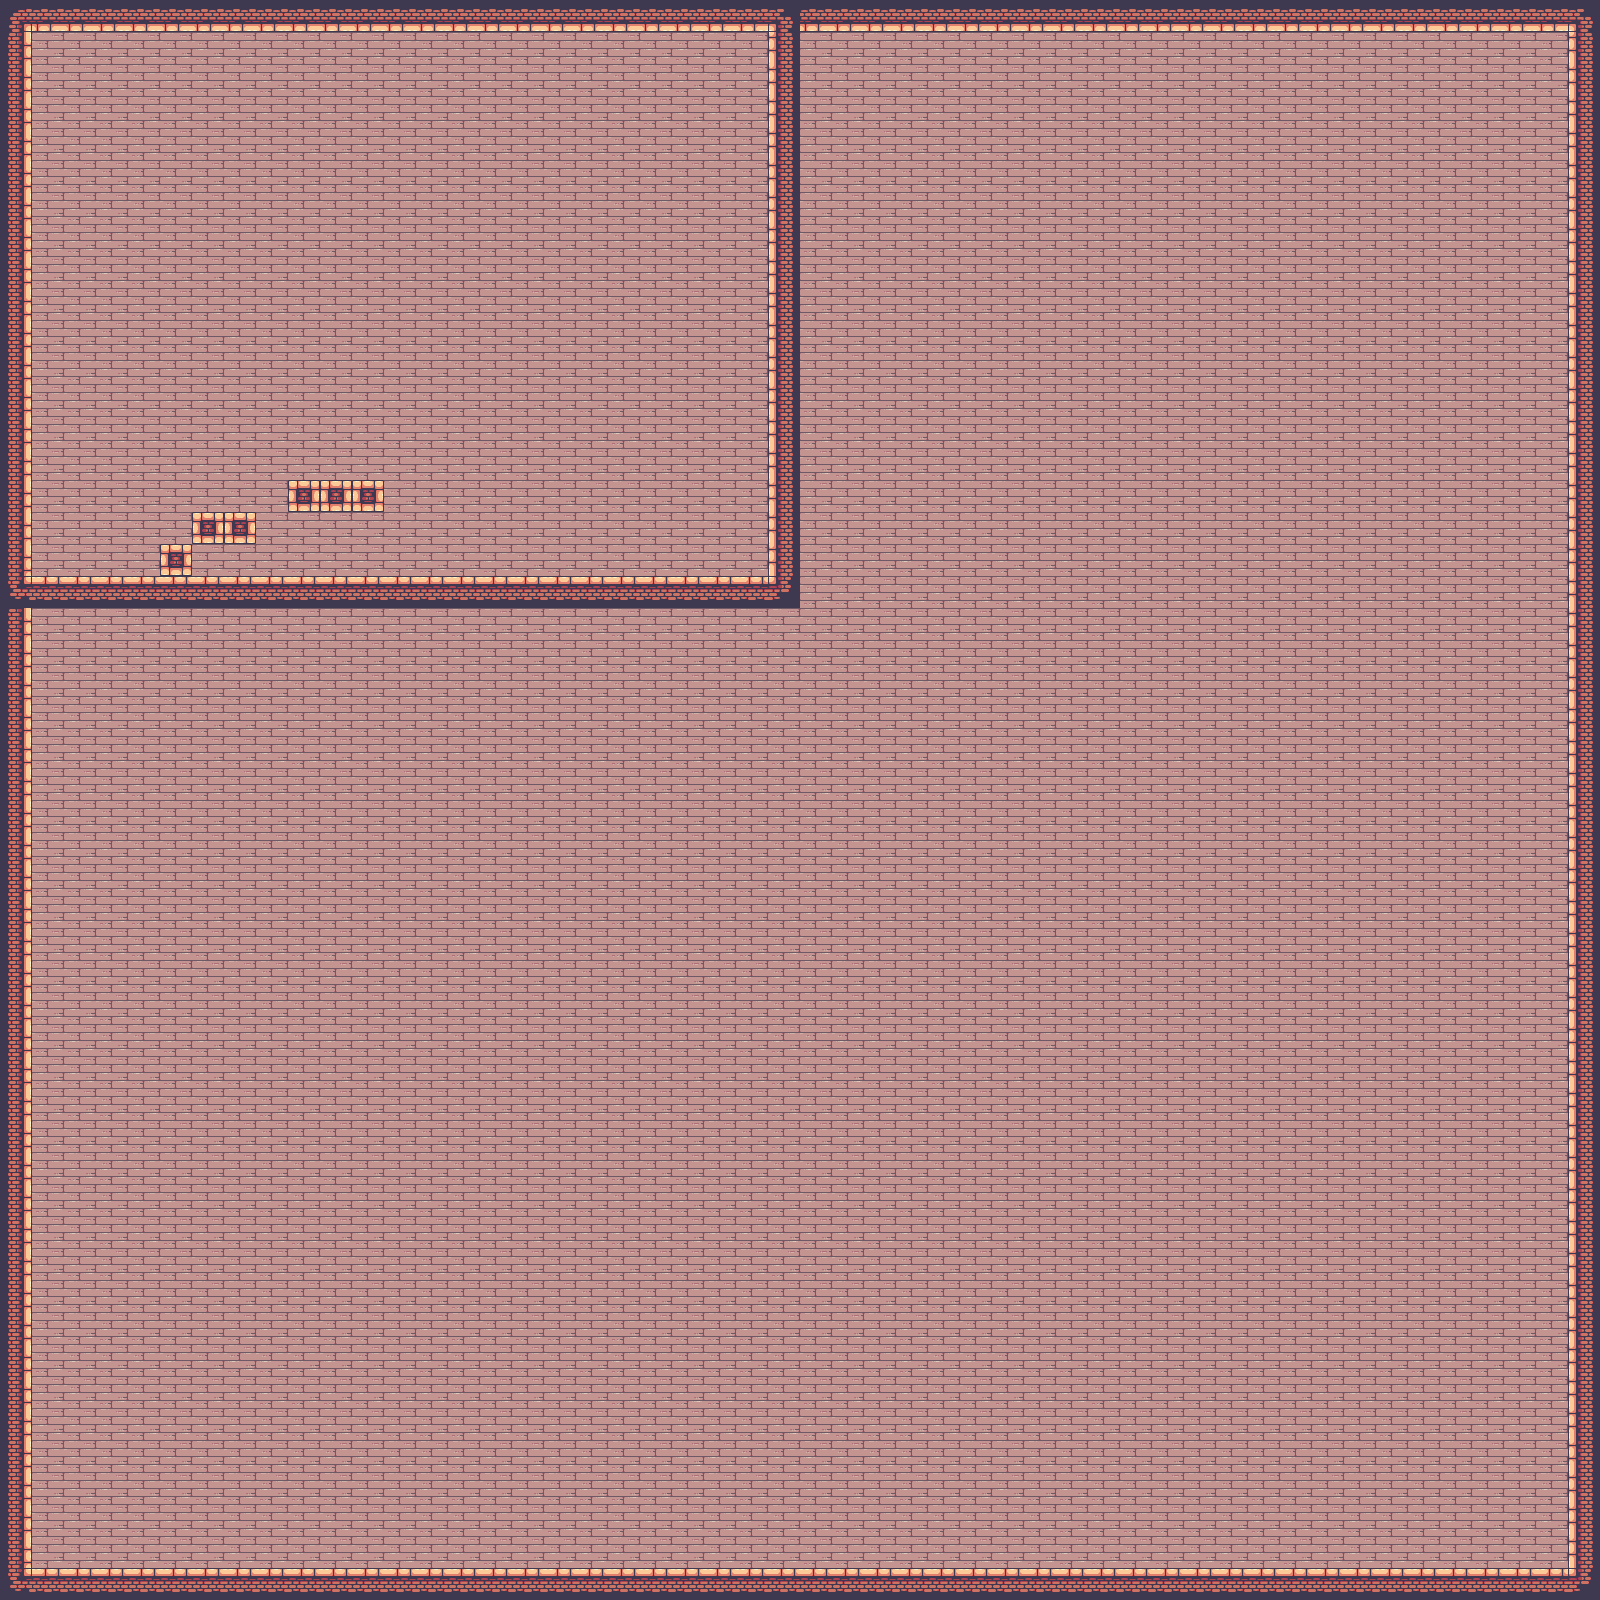

Tiled map render using the project's own tile images. Description and the map definition, with tile-layer contents summarised, below:
An orthogonal 50x50 tile map with 32x32 px tiles, 3 tile layers (background, walls, plateforme) and 7 objects (7x collision).

<map version="1.5" tiledversion="1.7.0" orientation="orthogonal" renderorder="right-down" width="50" height="50" tilewidth="32" tileheight="32" infinite="0" nextlayerid="5" nextobjectid="13">
 <tileset firstgid="1" source="Terrain.tsx" />
 <layer id="1" name="background" width="50" height="50">
  <data>[2500 cells, 2304 non-empty, 1 distinct tile ids]</data>
 </layer>
 <layer id="2" name="walls" width="50" height="50">
  <data>[2500 cells, 325 non-empty, 9 distinct tile ids]</data>
 </layer>
 <layer id="4" name="plateforme" width="50" height="50">
  <data>[2500 cells, 6 non-empty, 1 distinct tile ids]</data>
 </layer>
 <objectgroup id="3" name="Objects">
  <object id="5" type="collision" x="1" y="1" width="796" height="30" />
  <object id="6" type="collision" x="770" y="35" width="28" height="574" />
  <object id="8" type="collision" x="0" y="576.25" width="768.5" height="32" />
  <object id="9" type="collision" x="0" y="32" width="32" height="543.75" />
  <object id="10" type="collision" x="160.5" y="544.375" width="31.375" height="31.5" />
  <object id="11" type="collision" x="192.25" y="512.25" width="63.875" height="31.75" />
  <object id="12" type="collision" x="288.25" y="480.25" width="95.75" height="31.75" />
 </objectgroup>
</map>
